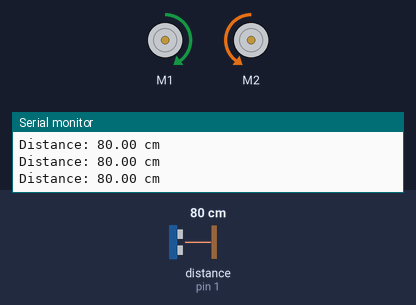
A sketch run on a simulated Arduino Uno, built with avr-gcc and run on an emulated ATmega328P. Shown: 2 × DC motor (green arrow = forward, orange = backward, longer = faster), the last lines printed to the serial monitor. The test bench sets the inputs (shaded band); at power-on: distance to the obstacle (sensor on pin 1) 80 cm.

Above: at 1.2 s.
1.3 s: distance to the obstacle (sensor on pin 1) set to 15 cm
2.8 s: distance to the obstacle (sensor on pin 1) set to 11 cm
At 3.6 s:
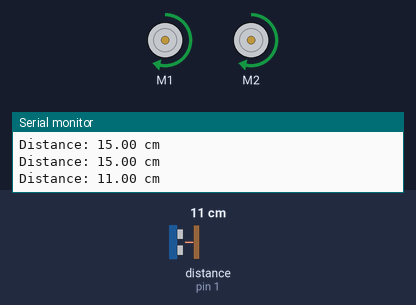
4.3 s: distance to the obstacle (sensor on pin 1) set to 5 cm
5.8 s: distance to the obstacle (sensor on pin 1) set to 2 cm
At 6.6 s:
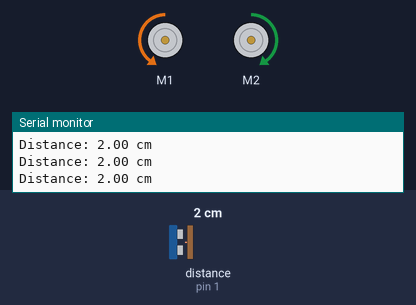
7.3 s: distance to the obstacle (sensor on pin 1) set to 4 cm
At 8.5 s:
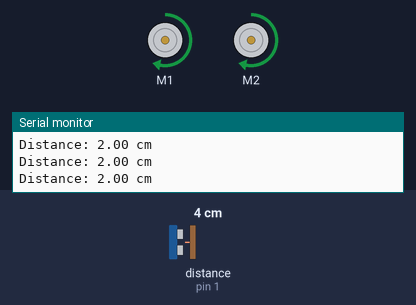
8.8 s: distance to the obstacle (sensor on pin 1) set to 18 cm
At 9.7 s:
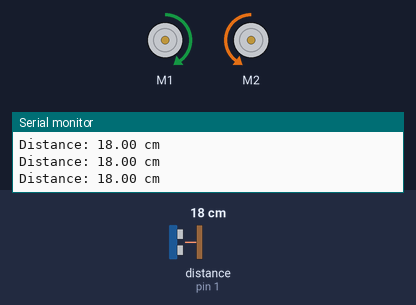
Timing chart, 0 to 11.3 s (numbered marks = the images above; inputs shaded):
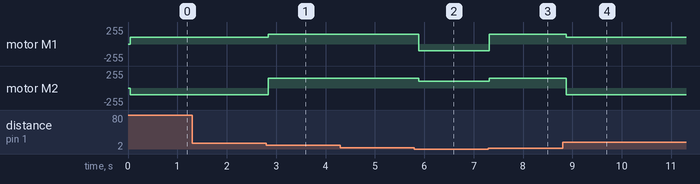

Measured:
- the behaviour switches between 13 and 12 cm on distance to the obstacle (sensor on pin 1) (found by bisection; images 0 and 1)
- the behaviour switches between 4 and 3 cm on distance to the obstacle (sensor on pin 1) (found by bisection; images 1 and 2)
- after the input at 2.8 s, motor M1: forward 100/255 → forward 150/255 at once; motor M2: backward 100/255 → forward 150/255 at once
- after the input at 4.3 s, every drawn part: stays the same
- after the input at 5.8 s, motor M1: forward 150/255 → backward 100/255 after 0.09 s; motor M2: forward 150/255 → forward 100/255 after 0.09 s
- after the input at 7.3 s, motor M1: backward 100/255 → forward 150/255 at once; motor M2: forward 100/255 → forward 150/255 at once
- after the input at 8.8 s, motor M1: forward 150/255 → forward 100/255 after 0.08 s; motor M2: forward 150/255 → backward 100/255 after 0.08 s

The sketch:

MBot_Avoid.ino
```cpp
#include <MeMCore.h>
#include <Arduino.h>

MeDCMotor motor1(M1);
MeDCMotor motor2(M2);

uint8_t motorSpeed = 100;

MeLineFollower lineF (PORT_2);

MeRGBLed led(0, 30); // var for LED

MeUltrasonicSensor ultraS (PORT_1);

void forward () // forward
{
 motor1.run (100);
 motor2.run (-100);
 delay (50);
} // forward

void left () // left
{
 motor1.run (150);
 motor2.run (150);
 delay (65);
} // end of left

void right () // right
{
 motor1.run (-150);
 motor2.run (-150);
 delay (65);
} // end of right

void back () // back
{
 motor1.run (-100);
 motor2.run (100);
 delay (333);
} // end of back

void stopR () // back
{
 motor1.run (0);
 motor2.run (0);
 delay (100);
} // end of back

void check () // check
{
 if (ultraS.distanceCm () <= 3.5)
 { // if to close
  back ();
 }
 if (ultraS.distanceCm () > 12.5)
 { // if far
  forward ();
 } // end of if far

 else
 { // if close
  while ((ultraS.distanceCm () <= 12.50) && (ultraS.distanceCm () >= 3.5))
  { // while close
    left ();
  }
 } // end of if close
} // end of check

void setup () // setup
{
 Serial.begin (9600);
} // end of setup

void loop () // loop___
{
 Serial.print ("Distance: ");
 Serial.print (ultraS.distanceCm ());
 Serial.println (" cm");
 delay (25);

 check ();
} // end of loop
```
